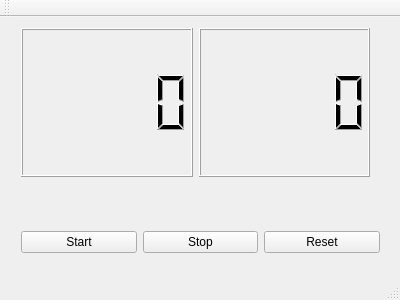
<?xml version="1.0" encoding="UTF-8"?>
<ui version="4.0">
 <class>TomatoMain</class>
 <widget class="QMainWindow" name="TomatoMain">
  <property name="geometry">
   <rect>
    <x>0</x>
    <y>0</y>
    <width>400</width>
    <height>300</height>
   </rect>
  </property>
  <property name="windowTitle">
   <string>QTomato</string>
  </property>
  <widget class="QWidget" name="centralWidget">
   <widget class="QWidget" name="horizontalLayoutWidget">
    <property name="geometry">
     <rect>
      <x>10</x>
      <y>180</y>
      <width>381</width>
      <height>91</height>
     </rect>
    </property>
    <layout class="QHBoxLayout" name="horizontalLayout">
     <item>
      <widget class="QPushButton" name="startButton">
       <property name="text">
        <string>Start</string>
       </property>
      </widget>
     </item>
     <item>
      <widget class="QPushButton" name="stopButton">
       <property name="text">
        <string>Stop</string>
       </property>
      </widget>
     </item>
     <item>
      <widget class="QPushButton" name="resetButton">
       <property name="text">
        <string>Reset</string>
       </property>
      </widget>
     </item>
    </layout>
   </widget>
   <widget class="QWidget" name="horizontalLayoutWidget_2">
    <property name="geometry">
     <rect>
      <x>10</x>
      <y>0</y>
      <width>371</width>
      <height>171</height>
     </rect>
    </property>
    <layout class="QHBoxLayout" name="horizontalLayout_2">
     <item>
      <widget class="QLCDNumber" name="minsRemainingLcd"/>
     </item>
     <item>
      <widget class="QLCDNumber" name="secsRemainingLcd"/>
     </item>
    </layout>
   </widget>
  </widget>
  <widget class="QToolBar" name="mainToolBar">
   <attribute name="toolBarArea">
    <enum>TopToolBarArea</enum>
   </attribute>
   <attribute name="toolBarBreak">
    <bool>false</bool>
   </attribute>
  </widget>
  <widget class="QStatusBar" name="statusBar"/>
 </widget>
 <layoutdefault spacing="6" margin="11"/>
 <resources/>
 <connections/>
</ui>
